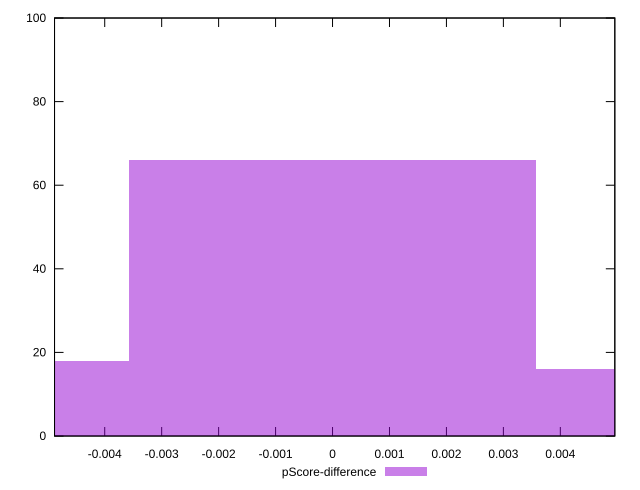

Here is the gnuplot script that generated this plot:
reset

$pScoreDifference <<EOF
0 66
-0.007155179225862631 18
0.007155179225862631 16
EOF

set key outside below
set boxwidth 0.007155179225862631
set xrange [-0.0048812908944042555:0.004956728316869347]
set yrange [0:100]
set trange [0:100]
set style fill transparent solid 0.5 noborder
set terminal svg size 640, 490 enhanced background rgb 'white'
set output "reports/report_00028_2021-02-24T12-49-42.674Z/largest-contentful-paint/samples/card/pScore-difference/histogram.svg"

plot $pScoreDifference title "pScore-difference" with boxes

reset
